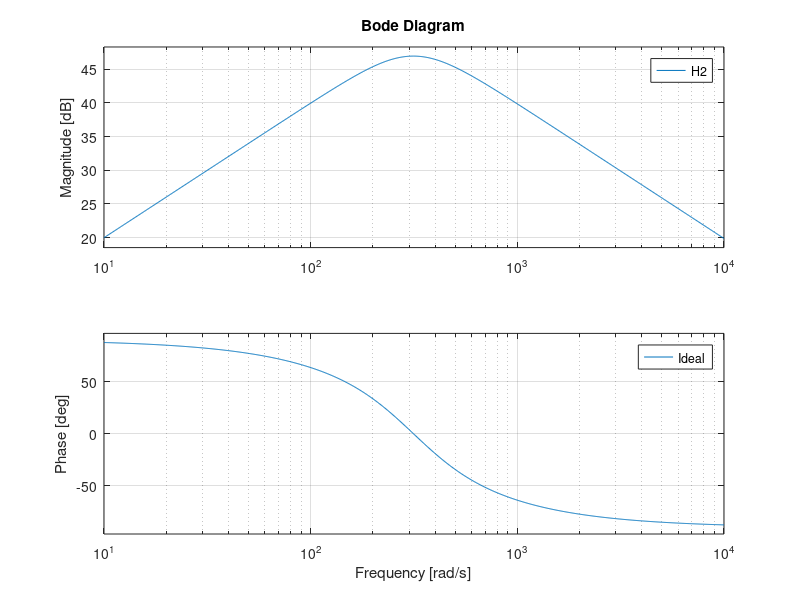

Here is the MATLAB script that generated this plot: (Note: this script raises an error after producing the figure.)
%% Initialisation
close all
clear all
clc

%% Parameters
T = 1 / (2 * pi * 50);
wc = 2 * pi * 50;
d = 1 / sqrt(2);

s = tf('s');

A = 1;
t = 0:0.001:4;

%% Transfer functions
H0 = s;
H1 = s / (T * s + 1);
H2 = wc^2 * s / (s^2 + 2 * d * wc * s + wc^2);

%% Bode plots
figure(1)
hold on
bode(H0)
bode(H1)
bode(H2)
legend("Ideal", "H1", "H2")

%% Response to the first input signal
w1 = 2 * pi * 0.5;
u = A * sin(w1 * t);

y1 = lsim(H1, u, t, 0);
y2 = lsim(H2, u, t, 0);
y = A * w1 * cos(w1 * t);

figure(2)
hold on
plot(t, y)
plot(t, y1)
plot(t, y2)
legend("Ideal", "H1", "H2")

figure(3)
plot(t, y1 - y')

figure(4)
plot(t, y2 - y')

%% Response to the second input signal
w2 = 2 * pi * 20;
u = A * sin(w2 * t);

y1 = lsim(H1, u, t, 0);
y2 = lsim(H2, u, t, 0);
y = A * w2 * cos(w2 * t);

figure(2)
hold on
plot(t, y)
plot(t, y1)
plot(t, y2)
legend("Ideal", "H1", "H2")

figure(3)
plot(t, y1 - y')

figure(4)
plot(t, y2 - y')

%% Magnitude and phase evaluation
Hj0 = freqresp(H0, w2);
Hj1 = freqresp(H1, w2);
Hj2 = freqresp(H2, w2);
M0 = abs(Hj0);
p0 = angle(Hj0);
M1 = abs(Hj1);
p1= angle(Hj1);
M2 = abs(Hj2);
p2 = angle(Hj2);

% H2 is better in terms of magnitude, since is the nearer of the two to
% the ideal case

% H1 is better in terms of phase, since is the nearer of the two to
% the ideal case

%% Response to a ramp
a = 0.001;
r = 25 * t;
n = 2 * a * (rand(1, length(t)) - 0.5);
u = r + n;

yn1 = lsim(H1, u, t, 0);
yn2 = lsim(H2, u, t, 0);

figure(5)
hold on
plot(t, yn1)
plot(t, yn2)

%% Evaluating the variance
v1 = var(yn1(100:end));
v2 = var(yn2(100:end));

% yn2 has a smaller variance, so H2 produces the less noisy output







